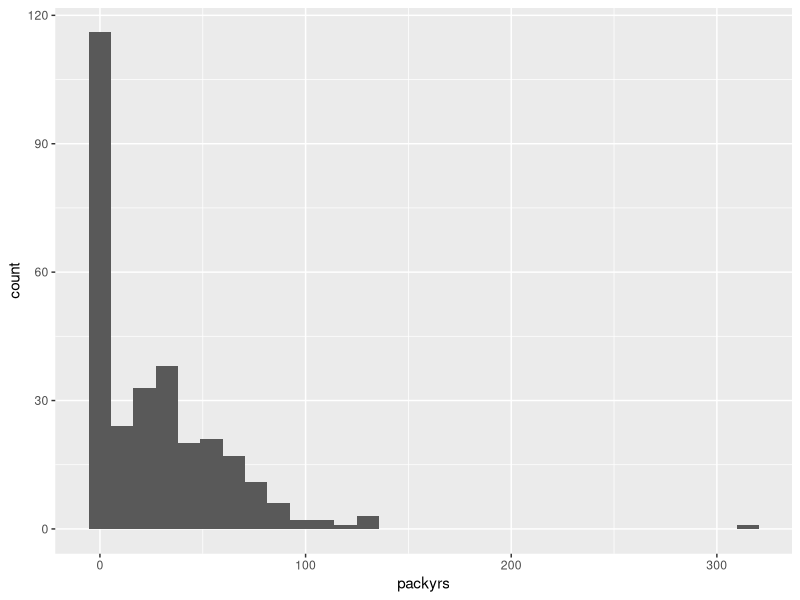
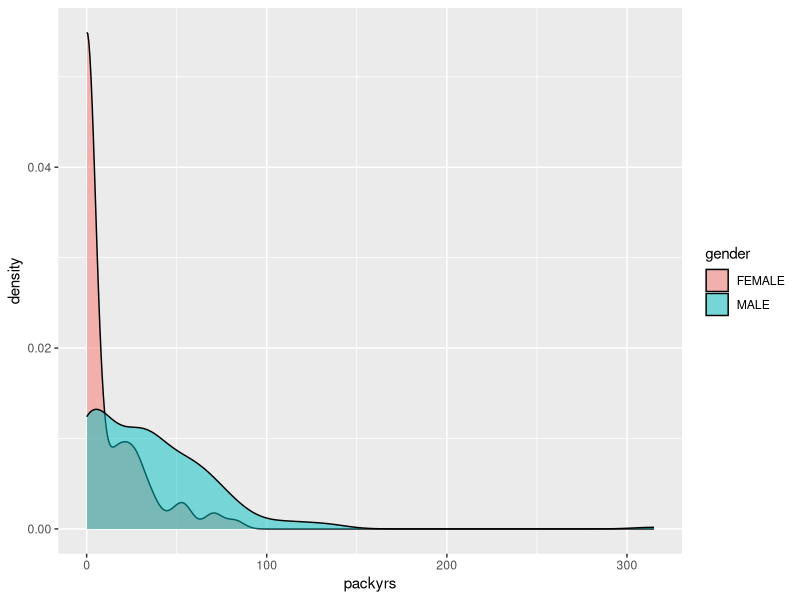

These figures' R source, in order:
## ---- chunk 1
bmi <- read.csv("BMI.CSV", stringsAsFactors = FALSE)
head(bmi)
summary(bmi)
## ---- chunk 2
with(bmi, t.test(packyrs ~ gender))
## ---- chunk 3
library(ggplot2)
ggplot(bmi, aes(x = packyrs)) + geom_bar(stat = "bin")
ggplot(bmi, aes(x = packyrs, fill = gender)) + geom_density(alpha = .5)
## ---- chunk 4
with(bmi, knitr::kable(table(gender, smoke), caption = "Cross-tabulation of gender by smoking status in the BMI dataset. "))
